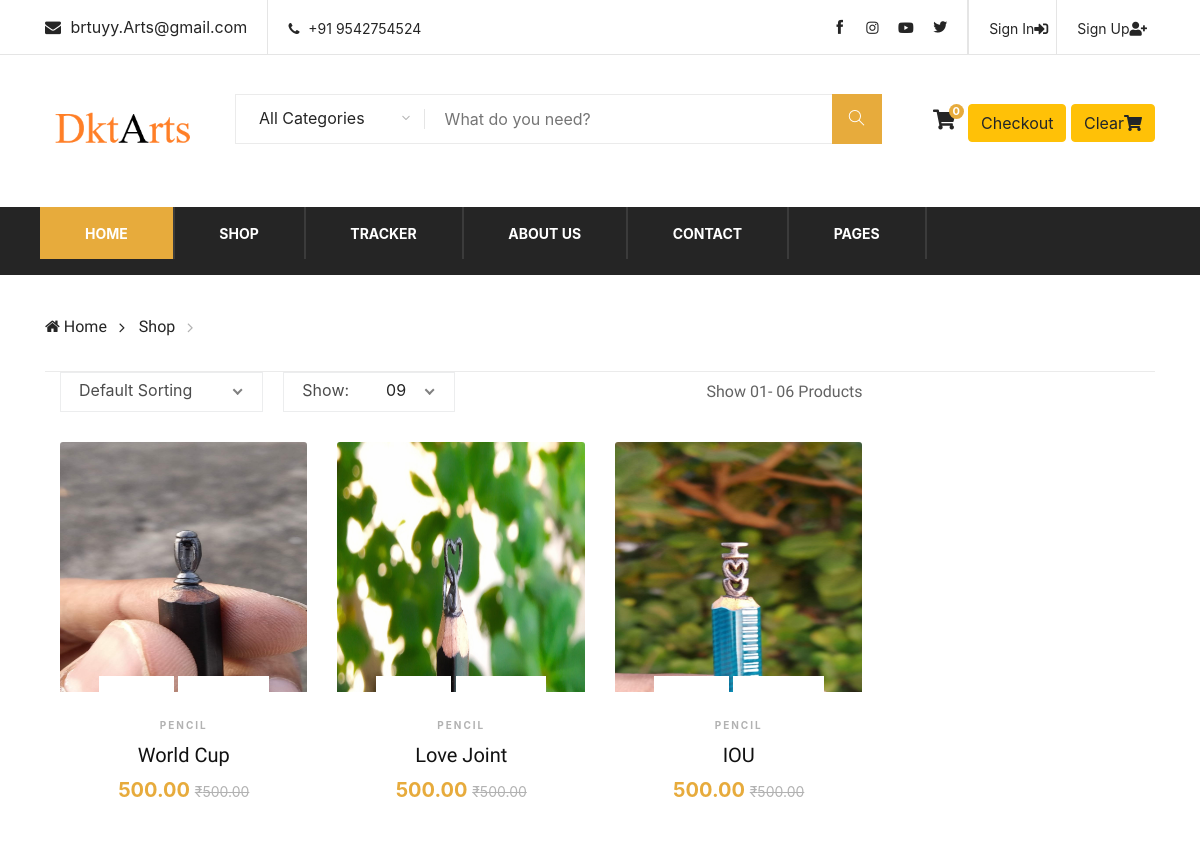
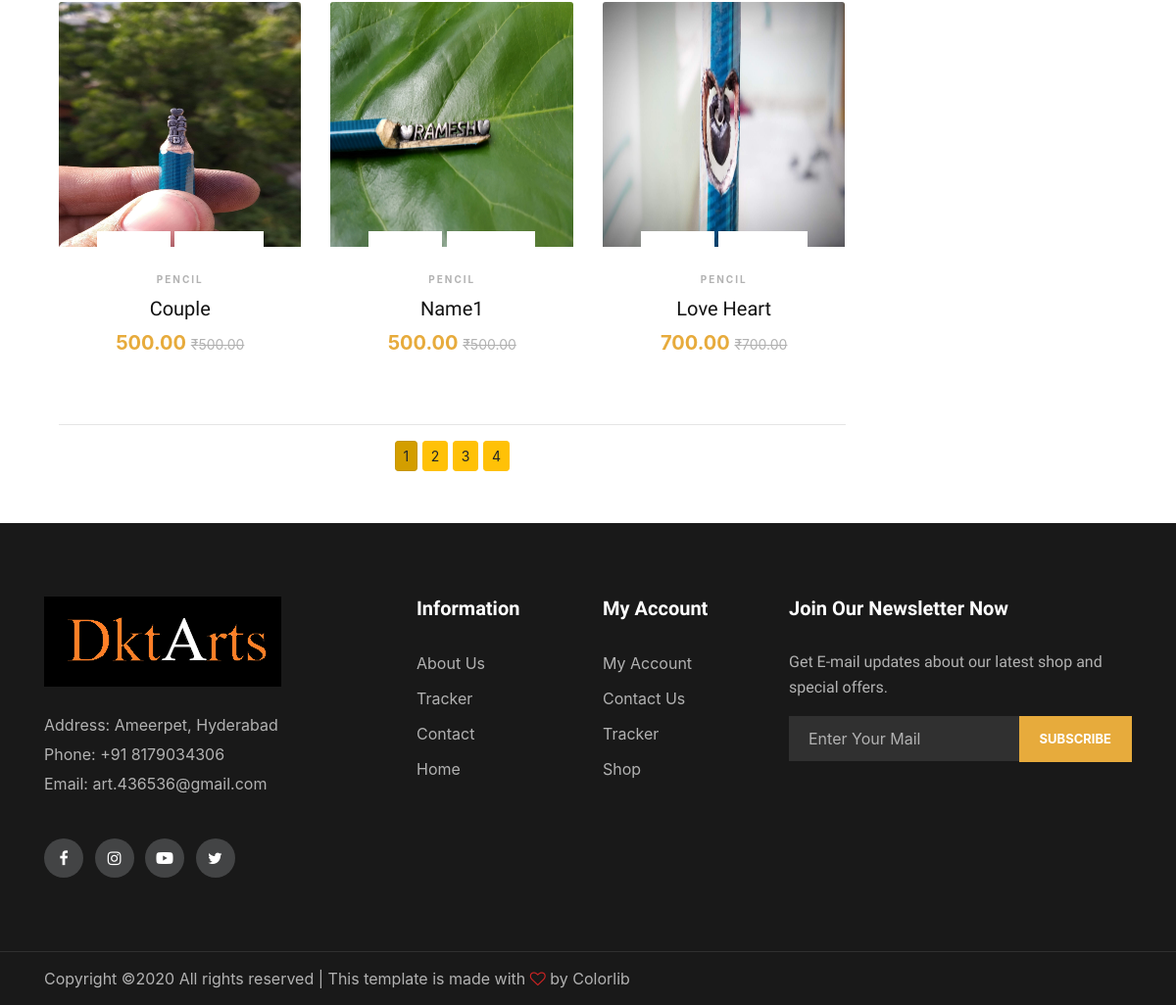
The app's page /shop/ with its own data (2 pictures, top to bottom).
### shop/models.py (models this page shows, shortened)
class Product(models.Model):
    product_id = models.AutoField
    product_name = models.CharField(max_length=50,blank=True)
    category = models.CharField(max_length=50, default="")
    subcategory = models.CharField(max_length=50, default="")
    price = models.DecimalField(max_digits=10, decimal_places=2)
    desc = models.TextField(blank=True)
    pub_date = models.DateField(auto_now_add=True)
    image = models.ImageField(upload_to='shop/images', blank=True)

### shop/views.py (the view)
# urls.py: path('', views.index),
def index(request):
    products = Product.objects.all()
    paginator = Paginator(products, 6)
    try:
        page = int(request.GET.get('page', '1'))
    except:
        page = 1
    try:
        products = paginator.page(page)
    except (EmptyPage, InvalidPage):
        products = paginator.page(paginator.num_pages)
    return render(request, 'shop/index.html',{'products':products})

### shop/templates/shop/index.html (shortened to what this page needs)
{% extends 'shop/basic.html' %}
{% load static    %}
{% block body %}
<div class="breacrumb-section">
        <div class="container">
            <div class="row">
                <div class="col-lg-12">
                    <div class="breadcrumb-text product-more">
            <p><a href="{% url 'shop:ShopHome' %}"><i class="fa fa-home"></i> Home</a>
                <a href="{% url 'shop:ShopHome' %}">Shop</a>
                    </div>
                </div>
            </div>
        </div>
    </div>
<div class="container">
<div>
    <div class="col-lg-9 order-1 order-lg-2">
                    <div class="product-show-option">
                        <div class="row">
                            <div class="col-lg-7 col-md-7">
                                <div class="select-option">
                                </div>
                            </div>
                            <div class="col-lg-5 col-md-5 text-right">
                                <p>Show 01- 06 Products</p>
                            </div>
                        </div>
                    </div>
                    <div class="product-list">
                        <div class="row">
            {% for product in products %}
                            <div class="my_bottom_margin col-9 col-sm-12 col-md-4 col-md-12 col-lg-4 product-item">
                                <div class="product-item " >
                                    <div class="pi-pic">
                                        <a href="{% url 'shop:ProductView' product.id %}" ><img class="card-img-top my_image " src="{{ product.image.url }}" alt="{{ product.name }}" height="250" width="250"></a>
                                       <ul>
                                           <li>
                                               <span id="divpr{{product.id}}" class="divpr">
                                                    <a id="pr{{product.id}}" class="cart">+ to </a>
                                            </span>
                                           </li>
                                           <li>
                                                    <a href="{% url 'shop:ProductView' product.id %}" id="qv{{product.id}}" class="cart" >Quick </a>
                                           </li>
                                        </ul>
                                    </div>
                                    <div class=" pi-text">
                                    <div class="catagory-name">{{ product.category }}
                                    </div>
                                        <h5 id="namepr{{product.id}}">{{ product.product_name }}</h5>
                                        <div class="product-price" id="pricepr{{product.id}}" >
                                            {{ product.price }}
                                            <span>₹{{ product.price }}</span>
                                        </div>
                                </div>
                            </div>
                        </div>
                    {% endfor %}
            </div>
             <div class="mx-auto">
            {% if products.paginator.num_pages > 1 %}
                        <hr>
                <div class="text-center my_margin_bottom">
                {% for pg in products.paginator.page_range %}
                    <a href="?page={{pg}}" class="btn btn-warning btn-sm {% if products.number == pg %} active {% endif %}">{{pg}}</a>
                {% endfor %}
                </div>
            </div>
            {% endif %}
                    </div>
    </div>
</div>
</div>
 {% endblock %}

### shop/templates/shop/basic.html (shortened to what this page needs)
<!doctype html>
{% load static %}
<html lang="en">
<head>
    <link rel="stylesheet" href="{% static 'css/bootstrap.min.css' %}">
    <link rel="stylesheet" href="{% static 'css/custom.css' %}">
    <link rel="stylesheet" href="{% static 'css/all.min.css' %}">
    <link rel="stylesheet" href="{% static 'css/bootstrap.min.css' %}" type="text/css">
    <link rel="stylesheet" href="{% static 'css/font-awesome.min.css' %}" type="text/css">
    <link rel="stylesheet" href="{% static 'css/themify-icons.css' %}" type="text/css">
    <link rel="stylesheet" href="{% static 'css/elegant-icons.css' %}" type="text/css">
    <link rel="stylesheet" href="{% static 'css/owl.carousel.min.css' %}" type="text/css">
    <link rel="stylesheet" href="{% static 'css/nice-select.css' %}" type="text/css">
    <link rel="stylesheet" href="{% static 'css/jquery-ui.min.css' %}" type="text/css">
    <link rel="stylesheet" href="{% static 'css/slicknav.min.css' %}" type="text/css">
    <link rel="stylesheet" href="{% static 'css/style.css' %}" type="text/css">
    <link rel="stylesheet" href="https://stackpath.bootstrapcdn.com/bootstrap/4.2.1/css/bootstrap.min.css">
  </head>
  <body>
      <div>{% include 'shop/header.html'%}</div><br>
  {% block body %} {% endblock %}
      <br><br>
      <div>{% include 'shop/footer.html'%}</div>
  </body>
</html>

### shop/templates/shop/header.html (shortened to what this page needs)
{% load staticfiles %}
 <header class="header-section">
      <div class="header-top">
            <div class="container">
                <div class="ht-left">
                    <div class="mail-service">
                        <i class=" fa fa-envelope"></i>
                        brtuyy.Arts@gmail.com
                    </div>
                    <div class="phone-service">
                        <i class=" fa fa-phone"></i>
                        +91 9542754524
                    </div>
                </div>
                <div class="ht-right">
                {% if request.user.is_authenticated and request.user.username %}
                    <a href="{% url 'shop:signout' %}" class="login-panel">Sign Out <i class="fas fa-sign-out-alt"></i></a>
                    <h1 class="login-panel">Welcome,{{request.user.username}} <i class="fas fa-user-tie"></i></h1>
                {% else %}
                    <a href="{% url 'shop:signup' %}" class="login-panel">Sign Up<i class="fas fa-user-plus"></i></a>
                    <a href="{% url 'shop:signin' %}" class="login-panel">Sign In<i class="fas fa-sign-in-alt"></i></a>
                {% endif %}
                    <div class="top-social">
                        <a href="https://www.facebook.com/devekate.vishal?fref=search&__tn__=%2Cd%2CP-R&eid=ARA_m6ZWV4qNumxpPvQ-rXHdXUrpwTNVXq5TrhWIxzSxTW0g65sMc38_ebOe4rHHB-7jfSSD47W5So5i" target="_blank"><i class="ti-facebook"></i></a>
                        <a href="https://www.instagram.com/dkts_art_studio/" target="_blank"><i class="fab fa-instagram"></i></i></a>
                        <a href="https://www.youtube.com/channel/UC1NwnUU8gISwy7BRtL1x_og" target="_blank"><i class="fab fa-youtube"></i></a>
                        <a href="#"><i class="ti-twitter-alt"></i></a>
                    </div>
                </div>
            </div>
        </div>
      <div class="container">
            <div class="inner-header">
                <div class="row">
                    <div class="col-lg-2 col-md-2">
                        <div class="logo">
                            <a href="base.html">
                                <img src="{% static 'img/fff1.png' %}" alt="">
                            </a>
                        </div>
                    </div>
                    <div class="col-lg-7 col-md-7">
                        <div class="advanced-search">
                            <button type="button" class="category-btn">All Categories</button>
                            <div class="input-group">
                                <form class="form-inline my-2 my-lg-0" action="/shop/search/" method="get">
                                <input type="text" placeholder="What do you need?" name="q">
                                <button type="submit"><i class="ti-search"></i></button>
                                </form>
                            </div>
                        </div>
                    </div>
                    <div class="col-lg-3 text-right col-md-3 mx-auto">
                        <ul class="nav-right">
                            <li class="cart-icon mx-2" >
                                <a href="">
                                    <i class="fas fa-shopping-cart"   type="button" data-html="true" class="btn btn-warning" data-container="body" id="popcart" data-toggle="popover" data-placement="bottom" data-content=""></i>
                                    <span id="cart">0</span>
                                </a>
                            </li>
                    <a href='/shop/checkout'><button class='btn btn-warning' id ='checkout'>Checkout</button></a>
                    <button class='btn btn-warning' onclick='clearCart()' id ='clearCart'>Clear<i class="fas fa-shopping-cart"></i></button>
                    </ul>
                    </div>
                </div>
            </div>
        </div>
        <div class="nav-item ">
            <div class="container">
                <nav class="nav-menu mobile-menu">
                    <ul>
                        <li class='active'><a href="{% url 'shop:Blog' %}">Home</a></li>
                        <li><a href="{% url 'shop:ShopHome' %}">Shop</a></li>
                        <li><a href="{% url 'shop:TrackingStatus' %}">Tracker</a></li>
                        <li><a href="{% url 'shop:AboutUs' %}">About Us</a></li>
                        <li><a href="{% url 'shop:ContactUs' %}">Contact</a>
                        </li>
                        <li><a href="#">Pages</a>
                        </li>
                    </ul>
                </nav>
            </div>
        </div>
 </header>

### shop/templates/shop/footer.html (shortened to what this page needs)
{% load static %}
    <footer class="footer-section">
        <div class="container">
            <div class="row">
                <div class="col-lg-3">
                    <div class="footer-left">
                        <div class="footer-logo">
                            <a href="#"><img src="{% static 'img/fff5.png' %}" alt=""></a>
                        </div>
                        <ul>
                            <li>Address: Ameerpet, Hyderabad</li>
                            <li>Phone: +91 8179034306</li>
                            <li>Email: art.436536@gmail.com</li>
                        </ul>
                        <div class="footer-social">
                            <a href="https://www.facebook.com/devekate.vishal?fref=search&__tn__=%2Cd%2CP-R&eid=ARA_m6ZWV4qNumxpPvQ-rXHdXUrpwTNVXq5TrhWIxzSxTW0g65sMc38_ebOe4rHHB-7jfSSD47W5So5i" target="_blank"><i class="fa fa-facebook"></i></a>
                            <a href="https://www.instagram.com/dkts_art_studio/" target="_blank"><i class="fa fa-instagram"></i></a>
                            <a href="https://www.youtube.com/channel/UC1NwnUU8gISwy7BRtL1x_og" target="_blank"><i class="fab fa-youtube"></i></a>
                            <a href="#"><i class="fa fa-twitter"></i></a>
                        </div>
                    </div>
                </div>
                <div class="col-lg-2 offset-lg-1">
                    <div class="footer-widget">
                        <h5>Information</h5>
                        <ul>
                            <li><a href="{% url 'shop:AboutUs' %}">About Us</a></li>
                            <li><a href="{% url 'shop:TrackingStatus' %}">Tracker</a></li>
                            <li><a href="{% url 'shop:ContactUs' %}">Contact</a></li>
                            <li><a href="{% url 'shop:ShopHome' %}">Home</a></li>
                        </ul>
                    </div>
                </div>
                <div class="col-lg-2">
                    <div class="footer-widget">
                        <h5>My Account</h5>
                        <ul>
                            <li><a href="#">My Account</a></li>
                            <li><a href="{% url 'shop:ContactUs' %}">Contact Us</a></li>
                            <li><a href="{% url 'shop:TrackingStatus' %}">Tracker</a></li>
                            <li><a href="{% url 'shop:ShopHome' %}">Shop</a></li>
                        </ul>
                    </div>
                </div>
                <div class="col-lg-4">
                    <div class="newslatter-item">
                        <h5>Join Our Newsletter Now</h5>
                        <p>Get E-mail updates about our latest shop and special offers.</p>
                        <form action="#" class="subscribe-form">
                            <input type="text" placeholder="Enter Your Mail">
                            <button type="button">Subscribe</button>
                        </form>
                    </div>
                </div>
            </div>
        </div>
        <div class="copyright-reserved">
            <div class="container">
                <div class="row">
                    <div class="col-lg-12">
                        <div class="copyright-text">
Copyright &copy;<script>document.write(new Date().getFullYear());</script> All rights reserved | This template is made with <i class="fa fa-heart-o" aria-hidden="true"></i> by <a href="https://colorlib.com" target="_blank">Colorlib</a>
                        </div>
                    </div>
                </div>
            </div>
        </div>
    </footer>

### shop/static/css/custom.css (style rules this page uses)
body { font-family: 'Roboto', sans-serif; }
.my_image { width:100%; }
.my_margin_bottom { margin-bottom: 5px; }

### records on screen
Product: image (picture), category "PENCIL", product_name "World Cup", price "500.00"
Product: image (picture), category "PENCIL", product_name "Love Joint", price "500.00"
Product: image (picture), category "PENCIL", product_name "IOU", price "500.00"
Product: image (picture), category "PENCIL", product_name "Couple", price "500.00"
Product: image (picture), category "PENCIL", product_name "Name1", price "500.00"
Product: image (picture), category "PENCIL", product_name "Love Heart", price "700.00"

### other values on screen
{{ pg }} "1" "2" "3" "4"
